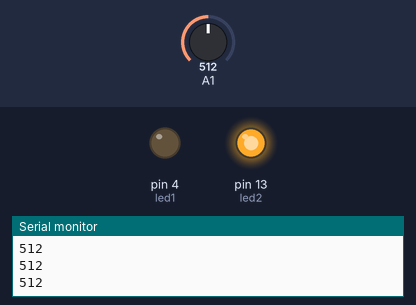
The sketch below on a simulated Arduino Uno, built with avr-gcc and run on an emulated ATmega328P. On the bench: output pins drawn as LEDs (lit = HIGH), the last lines printed to the serial monitor. The inputs (shaded band) are chosen by the test bench; at power-on: A1 = 512.

Above: at 1.2 s.
1.3 s: A1 set to 296
2.8 s: A1 set to 276
At 4.2 s:
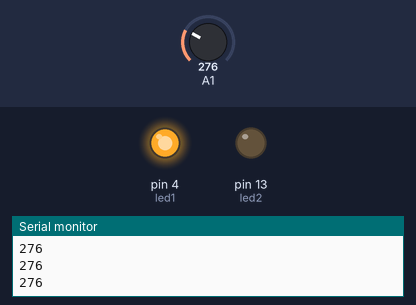
4.5 s: A1 set to 300
At 5.6 s:
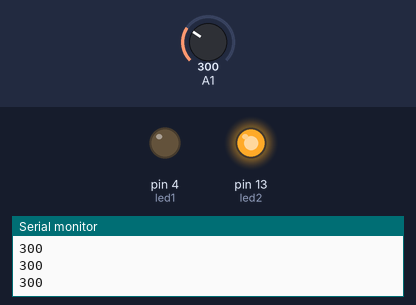
6.0 s: A1 set to 280
At 6.8 s:
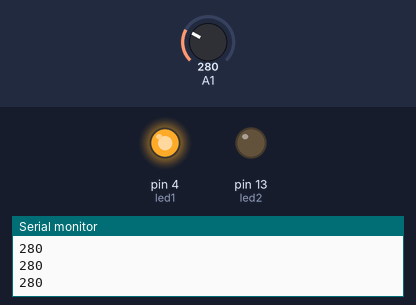
Timing chart, 0 to 8.5 s (numbered marks = the images above; inputs shaded):
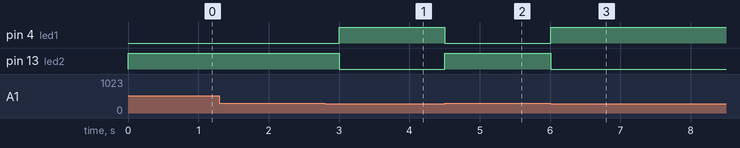

Measured:
- the behaviour switches between 290 and 289 on A1 (found by bisection; images 0 and 1)
- after the input at 2.8 s, pin 4 (led1): LOW → HIGH after 0.20 s; pin 13 (led2): HIGH → LOW after 0.20 s
- after the input at 4.5 s, pin 4 (led1): HIGH → LOW at once; pin 13 (led2): LOW → HIGH at once
- after the input at 6.0 s, pin 4 (led1): LOW → HIGH at once; pin 13 (led2): HIGH → LOW at once

The sketch:

sketch_mar16d.ino
```cpp
// Lumen (조도) 관련 프로그램
int led1 = 4;
int led2 = 13;

void setup() {
  // put your setup code here, to run once:
  Serial.begin(9600);

  pinMode(led1, OUTPUT);
  pinMode(led2, OUTPUT);


}

void loop() {

  // put your main code here, to run repeatedly:
  // A1 에서 조도를 감지
  int lumenR = analogRead(A1);

  Serial.println(lumenR);

  if (lumenR < 290) {
    digitalWrite(led1, HIGH);
    digitalWrite(led2, LOW);
  } else {
    digitalWrite(led1, LOW);
    digitalWrite(led2, HIGH);
  }

  delay(300);

}
```
